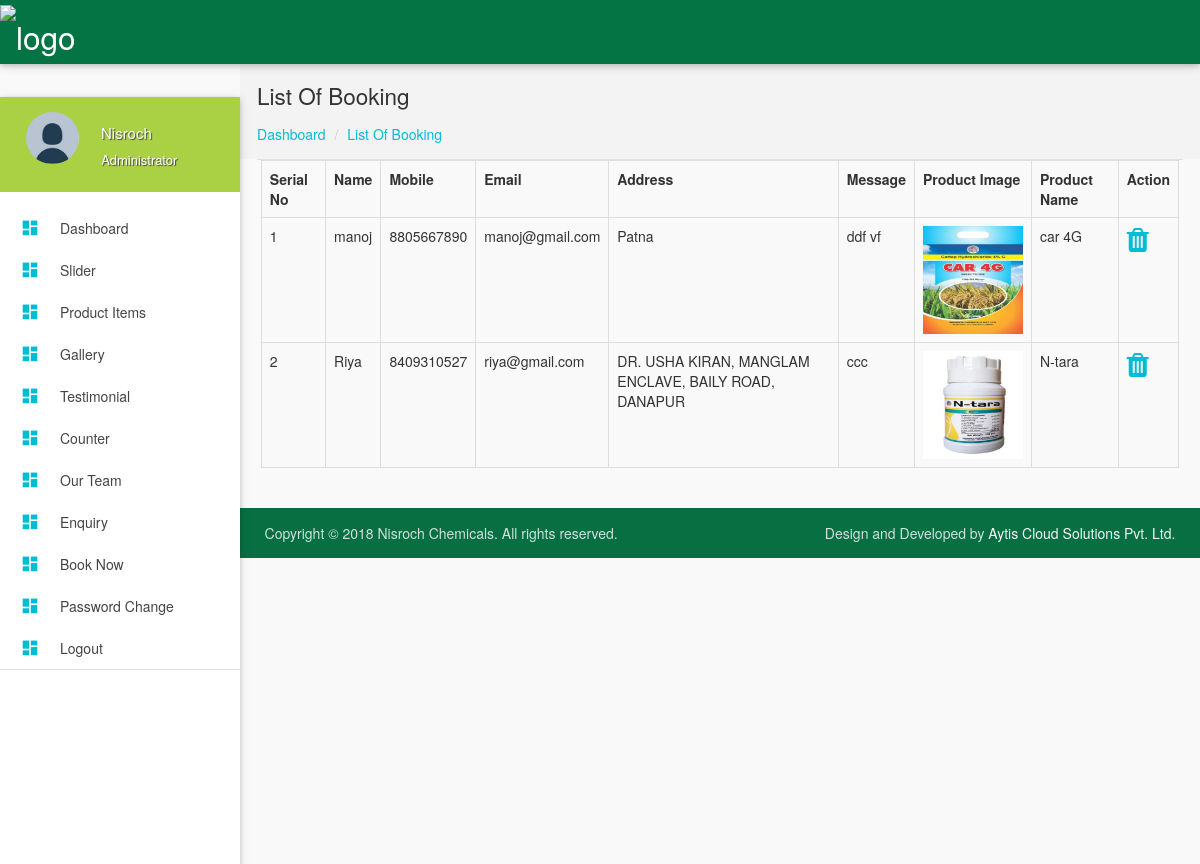
Screenshot of /admin/book.php (signed in) with the database file from the repository.
### tables this page shows
CREATE TABLE `book_now` (
  `id` int(10) NOT NULL,
  `p_id` int(10) NOT NULL,
  `name` varchar(100) NOT NULL,
  `mobile` varchar(100) NOT NULL,
  `email` varchar(100) NOT NULL,
  `address` varchar(200) NOT NULL,
  `message` varchar(200) NOT NULL
);

CREATE TABLE `product` (
  `id` int(10) NOT NULL,
  `p_id` int(10) NOT NULL,
  `title` varchar(100) NOT NULL,
  `detail` varchar(150) NOT NULL,
  `image` varchar(200) NOT NULL
);

### admin/book.php (the view, shortened to what this page needs)
<?php include'header.php';?>
 <section id="content">
        <div id="breadcrumbs-wrapper">
          <div class="container">
            <div class="row">
              <div class="col s12 m12 l12">
                <h5 class="breadcrumbs-title">List Of Booking</h5>
                <ol class="breadcrumbs">
                  <li><a href="index.php">Dashboard</a>
                  </li>
                  <li><a href="#">List Of Booking</a>
                  </li>
                </ol>
              </div>
            </div>
          </div>
        </div>
        <div class="container">
            <div class="divider"></div>
            <div class="row">
                <div class="col-md-12">
                    <div class="table-responsive">
                        <table class="table table-bordered">
                            <tr>
                                <th>Serial No</th>
                                 <th>Name</th>
                                 <th>Mobile</th>
                                 <th>Email</th>
                                 <th>Address</th>
                                 <th>Message</th>
                                 <th>Product Image</th>
                                 <th>Product Name</th>
                                  <th>Action</th>
                            </tr>
                            <?php
							include'connection.php';
                            $count=1;
                            $sql=$con->prepare("select book_now.name,book_now.mobile,book_now.email,book_now.address,book_now.message,product.image,book_now.id,product.title from book_now inner join product on book_now.p_id=product.id");
                            $sql->execute();
							while($rows=$sql->fetch(PDO::FETCH_ASSOC)){
                            ?>
                            <tr>
                                <td><?php echo $count++;?></td>
                                <td><?php echo $rows['name'];?></td>
                                <td><?php echo $rows['mobile'];?></td>
                                <td><?php echo $rows['email'];?></td>
                                <td><?php echo $rows['address'];?></td>
                                <td><?php echo $rows['message'];?></td>
                                <td><img src="<?php echo $rows['image'];?>" width="100" height="108" /></td>
                                <td><?php echo $rows['title'];?></td>
                                <td><a href="deletebook.php?id=<?php echo $rows['id'];?>"><i class="fa fa-trash fa-2x"></i></a></td>
                            </tr>
                           <?php }?>
                        </table>
                    </div>
                </div>
            </div>
        </div>
        <?php include 'footer.php';?>

### admin/header.php (shortened to what this page needs)
<?php
include("includes/db_connection.php");
?>
<!DOCTYPE html>
<html lang="en">
<head>
  <link href="../assets//css/bootstrap.min.css" type="text/css" rel="stylesheet" media="screen,projection">
  <link href="css/materialize.min.css" type="text/css" rel="stylesheet" media="screen,projection">
  <link href="css/style.min.css" type="text/css" rel="stylesheet" media="screen,projection">
    <link href="css/custom/custom.min.css" type="text/css" rel="stylesheet" media="screen,projection">
<link rel="stylesheet" href="https://cdnjs.cloudflare.com/ajax/libs/font-awesome/4.7.0/css/font-awesome.min.css">
  <link href="js/plugins/prism/prism.css" type="text/css" rel="stylesheet" media="screen,projection">
  <link href="js/plugins/perfect-scrollbar/perfect-scrollbar.css" type="text/css" rel="stylesheet" media="screen,projection">
  <link href="js/plugins/chartist-js/chartist.min.css" type="text/css" rel="stylesheet" media="screen,projection">
  <link href="js/plugins/dropify/css/dropify.min.css" type="text/css" rel="stylesheet" media="screen,projection">
</head>
<body>
  <header id="header" class="page-topbar">
        <div class="navbar-fixed">
            <nav class="navbar-color">
                <div class="nav-wrapper">
                    <ul class="left">
                        <li><a href="index.php" class="brand-logo darken-1"><img src="../assets/img/logo.png" alt="logo"></a></li>
                    </ul>
                </div>
            </nav>
        </div>
  </header>
  <div id="main">
    <div class="wrapper">
      <aside id="left-sidebar-nav">
                <ul id="slide-out" class="side-nav fixed leftside-navigation">
                <li class="user-details cyan darken-2">
                <div class="row">
                    <div class="col col s4 m4 l4">
                        <img src="images/avatar.jpg" alt="" class="circle responsive-img valign profile-image">
                    </div>
                    <div class="col col s8 m8 l8">
                        <?php
                        $role=$_SESSION['role'];
                        $sql=mysqli_query($conn,"select * from login where role='$role'");
                        $rr=mysqli_fetch_assoc($sql);
                        $name=$rr['username'];
                        ?>
                        <a class="btn-flat dropdown-button waves-effect waves-light white-text profile-btn" href="#" data-activates="profile-dropdown"><?php echo $name;?></a>
                        <p class="user-roal">Administrator</p>
                    </div>
                </div>
            </li>
                <li class="bold"><a href="index.php" class="waves-effect waves-cyan"><i class="mdi-action-dashboard"></i> Dashboard</a>
                </li>
                <li class="bold"><a href="slider.php" class="waves-effect waves-cyan"><i class="mdi-action-dashboard"></i> Slider</a>
                </li>
                <li class="bold"><a href="productitem.php" class="waves-effect waves-cyan"><i class="mdi-action-dashboard"></i> Product Items</a>
                </li>
                 <li class="bold"><a href="gallery.php" class="waves-effect waves-cyan"><i class="mdi-action-dashboard"></i> Gallery</a>
                </li>
                <li class="bold"><a href="testimonal.php" class="waves-effect waves-cyan"><i class="mdi-action-dashboard"></i> Testimonial</a>
                </li>
                  <li class="bold"><a href="counter.php" class="waves-effect waves-cyan"><i class="mdi-action-dashboard"></i> Counter</a>
                </li>
                 <li class="bold"><a href="team.php" class="waves-effect waves-cyan"><i class="mdi-action-dashboard"></i> Our Team</a>
                </li>
                <li class="bold"><a href="enquiry.php" class="waves-effect waves-cyan"><i class="mdi-action-dashboard"></i> Enquiry</a>
                </li>
                 <li class="bold"><a href="book.php" class="waves-effect waves-cyan"><i class="mdi-action-dashboard"></i> Book Now</a>
                </li>
                  <li class="bold"><a href="password.php" class="waves-effect waves-cyan"><i class="mdi-action-dashboard"></i> Password Change</a>
                </li>
                <li class="bold"><a href="logout.php" class="waves-effect waves-cyan"><i class="mdi-action-dashboard"></i> Logout</a>
                </li>
                <li class="li-hover"><div class="divider"></div></li>
            </ul>
            </aside>

### admin/header.php (style rules this page uses)
i { color: #aad044; }
#content { min-height:800px; }

### admin/book.php (style rules this page uses)
i { color:#00bcd4; }

### rows the page displays
book_now: name "manoj", mobile "8805667890", email "manoj@gmail.com", address "Patna", message "ddf vf", product.image (picture), product.title "car 4G"
book_now: name "Riya", mobile "8409310527", email "riya@gmail.com", address "DR. USHA KIRAN, MANGLAM ENCLAVE, BAILY ROAD, DANAPUR", message "ccc", product.image (picture), product.title "N-tara"

### other values shown
$name "Nisroch"
